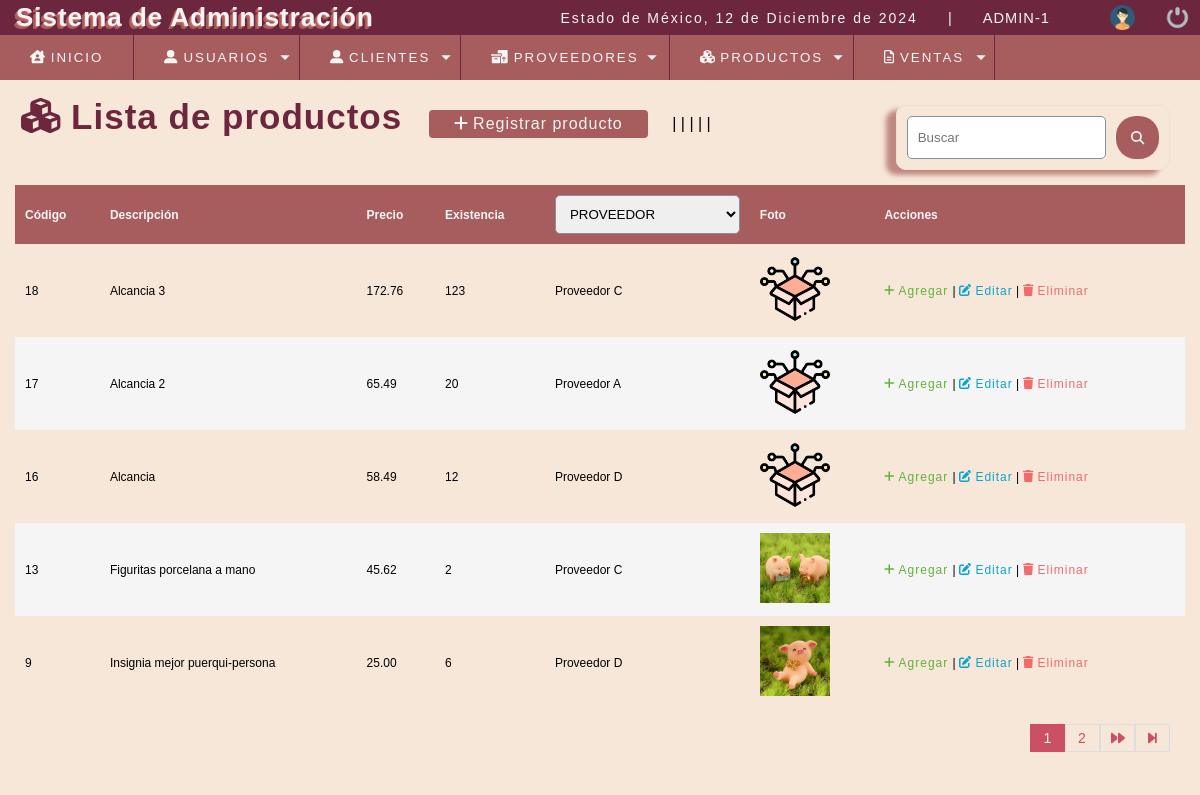
The page /sistema/lista_producto.php (signed in) on the database its author committed.
### tables this page shows
CREATE TABLE `producto` (
  `codproducto` int(11) NOT NULL,
  `descripcion` varchar(100) DEFAULT NULL,
  `proveedor` int(11) DEFAULT NULL,
  `precio` decimal(10,2) DEFAULT NULL,
  `existencia` int(11) DEFAULT NULL,
  `foto` text DEFAULT NULL,
  `date_add` datetime NOT NULL DEFAULT current_timestamp(),
  `usuario_id` int(11) NOT NULL,
  `estatus` int(11) NOT NULL DEFAULT 1
);

CREATE TABLE `proveedor` (
  `codproveedor` int(11) NOT NULL,
  `proveedor` varchar(100) DEFAULT NULL,
  `contacto` varchar(100) DEFAULT NULL,
  `telefono` bigint(11) DEFAULT NULL,
  `direccion` text DEFAULT NULL,
  `date_add` datetime NOT NULL DEFAULT current_timestamp(),
  `usuario_id` int(11) NOT NULL,
  `estatus` int(11) NOT NULL DEFAULT 1
);

### sistema/includes/functions.php (called while the page is built, shortened)
<?php
	function fechaC(){
		$mes = array("","Enero",
					  "Febrero",
					  "Marzo",
					  "Abril",
					  "Mayo",
					  "Junio",
					  "Julio",
					  "Agosto",
					  "Septiembre",
					  "Octubre",
					  "Noviembre",
					  "Diciembre");
		return date('d')." de ". $mes[date('n')] . " de " . date('Y');
	}
 ?>

### sistema/lista_producto.php (the view, shortened to what this page needs)
<?php
include '../con_nuevo.php';
?>
<!DOCTYPE html>
<html lang="en">
<head>
	<?php
	include "includes/scrips.php";
	?>
</head>
<body class="listas">
	<?php
		include "includes/header.php";
	?>
	<section id="container">
		<h1 class="Titulos"><i class="fas fa-cubes"></i> Lista de productos</h1>
		<a href="registro_producto.php" class="btn_new"><i class="fas fa-plus"></i> Registrar producto</a>
		<form action="buscar_productos.php" method="get" class="form_search">
			<input type="text" name="busqueda" id="busqueda" placeholder="Buscar">
			<button type="submit" class="btn_search"><i class="fa-solid fa-magnifying-glass"></i></button>
		</form>
		<table>
			<tr>
				<th>Código</th>
				<th>Descripción</th>
				<th>Precio</th>
				<th>Existencia</th>
				<th>
<select name="proveedor" id="search_proveedor">
	<option value="" selected>PROVEEDOR</option>
				</th>
				<th>Foto</th>
				<th>Acciones</th>
			</tr>
			<?php
			$sql_registe=mysqli_query($connect, "SELECT count(*)as total_registro FROM producto WHERE estatus=1");
			$result_register=mysqli_fetch_array($sql_registe);
			$total_registro=$result_register['total_registro'];
			$por_pagina=5;
			if(empty($_GET['pagina'])){
				$pagina=1;
			}else{
				$pagina=$_GET['pagina'];
			}
			$desde=($pagina-1)*$por_pagina;
			$total_pagina=ceil($total_registro/$por_pagina);
				$query=mysqli_query($connect, "SELECT p.codproducto, p.descripcion, p.precio, p.existencia, pr.proveedor, p.foto FROM producto p INNER JOIN proveedor pr ON p.proveedor=pr.codproveedor WHERE p.estatus=1 ORDER BY p.codproducto DESC LIMIT $desde,$por_pagina");
				$result=mysqli_num_rows($query);
				if($result>0){
					while($data=mysqli_fetch_array($query)){
						if($data['foto']!='img_producto'){
							$foto='img/uploads/'.$data['foto'];
						}else{
							$foto='img/'.$data['foto'];
						}
						?>
						 <tr class="row<?php echo$data["codproducto"]; ?>">
							<td><?php echo $data['codproducto']?></td>
							<td><?php echo $data['descripcion']?></td>
							<td class="celPrecio"><?php echo $data['precio']?></td>
							<td class="celExistencia"><?php echo $data['existencia']?></td>
							<td><?php echo $data['proveedor']?></td>
							<td class="img_producto"><img src="<?php echo $foto; ?>" alt="<?php echo $data['descripcion']?>"></td>
							<?php if($_SESSION['rol']==1 || $_SESSION['rol']==2){ ?>
							<td>
								<a class="link_add add_product" href="#" product="<?php echo $data['codproducto'] ?>">
    <i class="fas fa-plus"></i> Agregar
</a>
								|
								<a class="link_edit" href="editar_producto.php?id=<?php echo $data['codproducto']?>"> <i class="fa-solid fa-pen-to-square"></i> Editar</a>
								|
							<a class="link_delete del_product" href="#" product="<?php echo $data['codproducto'] ?>"><i class="fa-solid fa-trash"></i> Eliminar</a>
						</td>
					<?php } ?>
						</tr>
							<?php
					}
				}
			?>
		</table>
		<div class="paginador">
			<ul>
<?php
		for($i=1; $i <= $total_pagina; $i++){
			if($i==$pagina){
				echo '<li class="pageSelected">'.$i.'</li>';
			}else{
				echo '<li><a href="?pagina='.$i.'">'.$i.'</a></li>';
			}
}
	if($pagina!=$total_pagina){
?>
				<li><a href="?pagina=<?php echo $pagina+1; ?>"><i class="fas fa-forward"></i></a></li>
				<li><a href="?pagina=<?php echo $total_pagina; ?>"><i class="fas fa-step-forward"></i></a></li>
			<?php
		}
			?>
			</ul>
		</div>
	</section>
</body>
</html>

### sistema/includes/scrips.php (shortened to what this page needs)
<link rel="stylesheet" type="text/css" href="css/style.css">
	<?php include "functions.php"; ?>

### sistema/includes/header.php (shortened to what this page needs)
<header>
	<div class="header">
		<h1>Sistema de Administración</h1>
		<div class="optionsBar">
			<p>Estado de México, <?php echo fechaC();?></p>
			<span>|</span>
			<span class="user"><?php echo $_SESSION['user'].'-'.$_SESSION['rol']; ?></span></a>
			<a href="Configuracion.php"><img class="photouser" src="img/user.png" alt="Usuario"></a>
			<a href="salir.php"><img class="close" src="img/salir.png" alt="Salir del sistema" title="Salir"></a>
		</div>
	</div>
	<?php include "nav.php"; ?>
</header>

### sistema/includes/nav.php (shortened to what this page needs)
<nav>
			<ul>
				<li><a href="index.php"><i class="fa-solid fa-house-chimney-user"></i> Inicio</a></li>
			<?php
		if ($_SESSION['rol']==1) {
					?>
				<li class="principal">
					<a href="#"><i class="fa-solid fa-user-large"></i> Usuarios</a>
				</li>
				<?php
			}
				?>
				<li class="principal">
					<a href="#"><i class="fa-solid fa-user-large"></i> Clientes</a>
				</li>
		<?php
		if ($_SESSION['rol']==1 || $_SESSION['rol']==2) {
					?>
				<li class="principal">
					<a href="#"><i class="fa-solid fa-boxes-packing"></i> Proveedores</a>
				</li>
				<?php
			}
				?>
				<li class="principal">
					<a href="#"><i class="fas fa-cubes"></i> Productos</a>
				</li>
				<li class="principal">
					<a href="#"><i class="far fa-file-alt"></i> Ventas</a>
				</li>
			</ul>
		</nav>

### sistema/css/style.css (style rules this page uses)
* { margin: 0; padding: 0; box-sizing: border-box; }
body { background: #ededed; font-family: 'Montserrat', sans-serif; background-color: #FFC3A1; }
.listas { background-color: #F6E7D8; }
input, select , button { font-family: 'Montserrat', sans-serif; }
.Titulos { color: #6C263E; text-shadow: none; }
h1, h2, h3, h4, h5, h6 { font-weight: bold; letter-spacing: 1px; }
.carousel-text,.header h1 { color: #F5F5F5; }
h1 { font-size: 26px; color: #F5F5F5; padding: 2px; padding-left: 6px; border-radius: 10px; text-shadow: -1px 1px #D3756B, -2px 2px #A75D5D, -3px 3px #A75D5D; }
p { letter-spacing: 2px; font-size: 14px; line-height: 20px; }
a { text-decoration: none; letter-spacing: 1px; }
span { letter-spacing: 1px; font-size: 14px; line-height: 20px; }
header { position: fixed; width: 100%; z-index: 1000; }
nav { position: fixed; top: 35px; width: 100%; z-index: 1000; }
.header { color: #F5F5F5; background: #6C263E; height: 35px; display: -webkit-flex; display: -moz-flex; display: -ms-flex; display: -o-flex; display: flex; justify-content: space-between; align-items: center; padding: 10px; }
.optionsBar { display: -webkit-flex; display: -moz-flex; display: -ms-flex; display: -o-flex; display: flex; justify-content: center; align-items: center; }
.optionsBar span { color: #F5F5F5; font-size: 11pt; text-transform: uppercase; margin-left: 30px; }
.photouser { margin-left: 30px; width: 25px; height: 25px; }
.close { width: 25px; height: 25px; }
.optionsBar a { display: -webkit-flex; display: -moz-flex; display: -ms-flex; display: -o-flex; display: flex; margin-left: 30px; }
nav ul { background:#A75D5D; list-style: none; display: -webkit-flex; display: -moz-flex; display: -ms-flex; display: -o-flex; display: flex; justify-content: left; align-items: center; }
nav ul > li a { position: relative; }
nav a { color: #F5F5F5; display: block; font-size: 10pt; padding: 15px 30px; text-transform: uppercase; letter-spacing: 2px; transition: background .5s; border-right: 1px solid #6C263E; }
nav .principal > a { background: url(../images/arrow_bottom.png) no-repeat; background-position-x: 0%; background-position-y: 0%; background-size: auto auto; background-position: 94% center; background-size: 10px; }
#container { padding: 90px 15px 15px; }
form { background: #F5F5F5; margin: auto; padding: 20px 50px; border: 1px solid #d1d1d1; border-radius: 10px; border-radius: 10px; box-shadow: -10px 5px 5px #a75d5db0; }
input , select { display: block; width: 100%; padding: 10px; border: 1px solid #85929e; border-radius: 5px; outline: none; }
#container h1 { font-size: 35px; display: inline-block; }
.btn_new { display: inline-block; background: #A75D5D; color: #F5F5F5; padding: 5px 25px; border-radius: 4px; margin: 20px; border: none; }
table { border-collapse: collapse; font-size: 12px; width: 100%; }
table th { text-align: left; padding: 10px; background: #A75D5D; color: #F5F5F5; }
table tr:nth-child(odd) { background: #F5F5F5; }
table td { padding: 10px; }
.link_edit { color: #0ca4ce; }
.link_delete { color: #f26b6b; }
.link_add { color: #64b13c; }
.paginador ul { padding: 15px; list-style: none; background: #F6E7D8; display: -webkit-flex; display: -moz-flex; display: -ms-flex; display: -o-flex; display: flex; justify-content: flex-end; }
.paginador a, .pageSelected { color: #CB5064; border: 1px solid #ddd; padding: 5px; display: inline-block; font-size: 14px; text-align: center; width: 35px; }
.pageSelected { color: #F5F5F5; background: #CB5064 ; border: 1px solid #CB5064; }
.paginador { background: #F5F5F5 ; }
.form_search { display: -webkit-flex; display: -moz-flex; display: -ms-flex; display: -o-flex; display: flex; float: right; background: initial; margin: 15px; padding: 10px; border-color: #f5dfc9; border-radius: 10px; }
.form_search .btn_search { background: #A75D5D; color: #F5F5F5; padding: 15px; border: 0; cursor: pointer; margin-left: 10px; display: -webkit-flex; display: -moz-flex; display: -ms-flex; display: -o-flex; display: flex; border-radius: 20px; }
.img_producto img { width: 70px; height: auto; margin: auto; }

### rows shown on the page
producto: codproducto "18", descripcion "Alcancia 3", precio "172.76", existencia "123", proveedor.proveedor "Proveedor C", foto (picture)
producto: codproducto "17", descripcion "Alcancia 2", precio "65.49", existencia "20", proveedor.proveedor "Proveedor A", foto (picture)
producto: codproducto "16", descripcion "Alcancia", precio "58.49", existencia "12", proveedor.proveedor "Proveedor D", foto (picture)
producto: codproducto "13", descripcion "Figuritas porcelana a mano", precio "45.62", existencia "2", proveedor.proveedor "Proveedor C", foto (picture)
producto: codproducto "9", descripcion "Insignia mejor puerqui-persona", precio "25.00", existencia "6", proveedor.proveedor "Proveedor D", foto (picture)

### other values the page prints
fechaC() "12 de Diciembre de 2024"
$_SESSION['user'] "ADMIN"
$_SESSION['rol'] "1"
